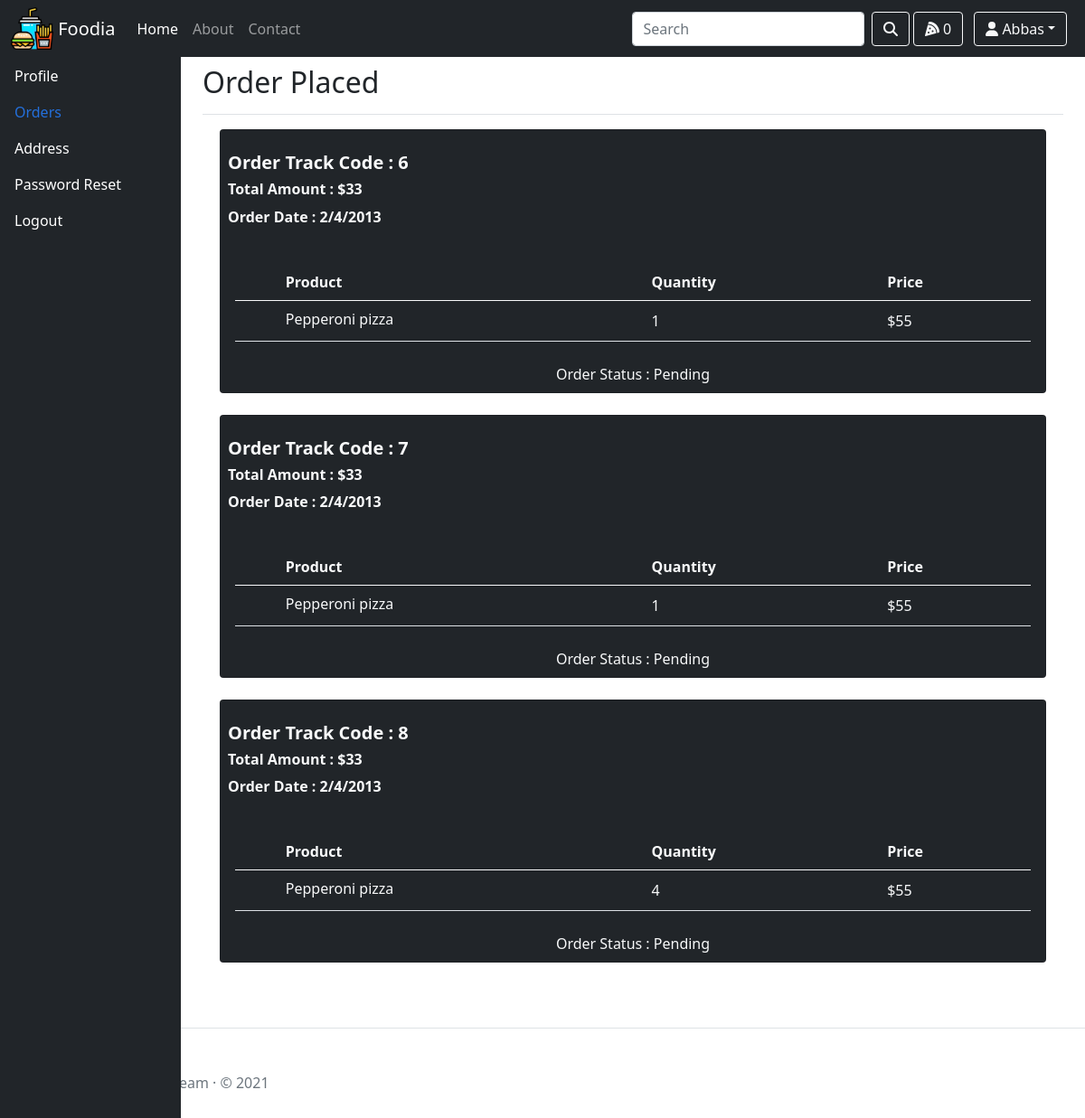
The page /account/ordersProfile (signed in) on the database as committed earlier.
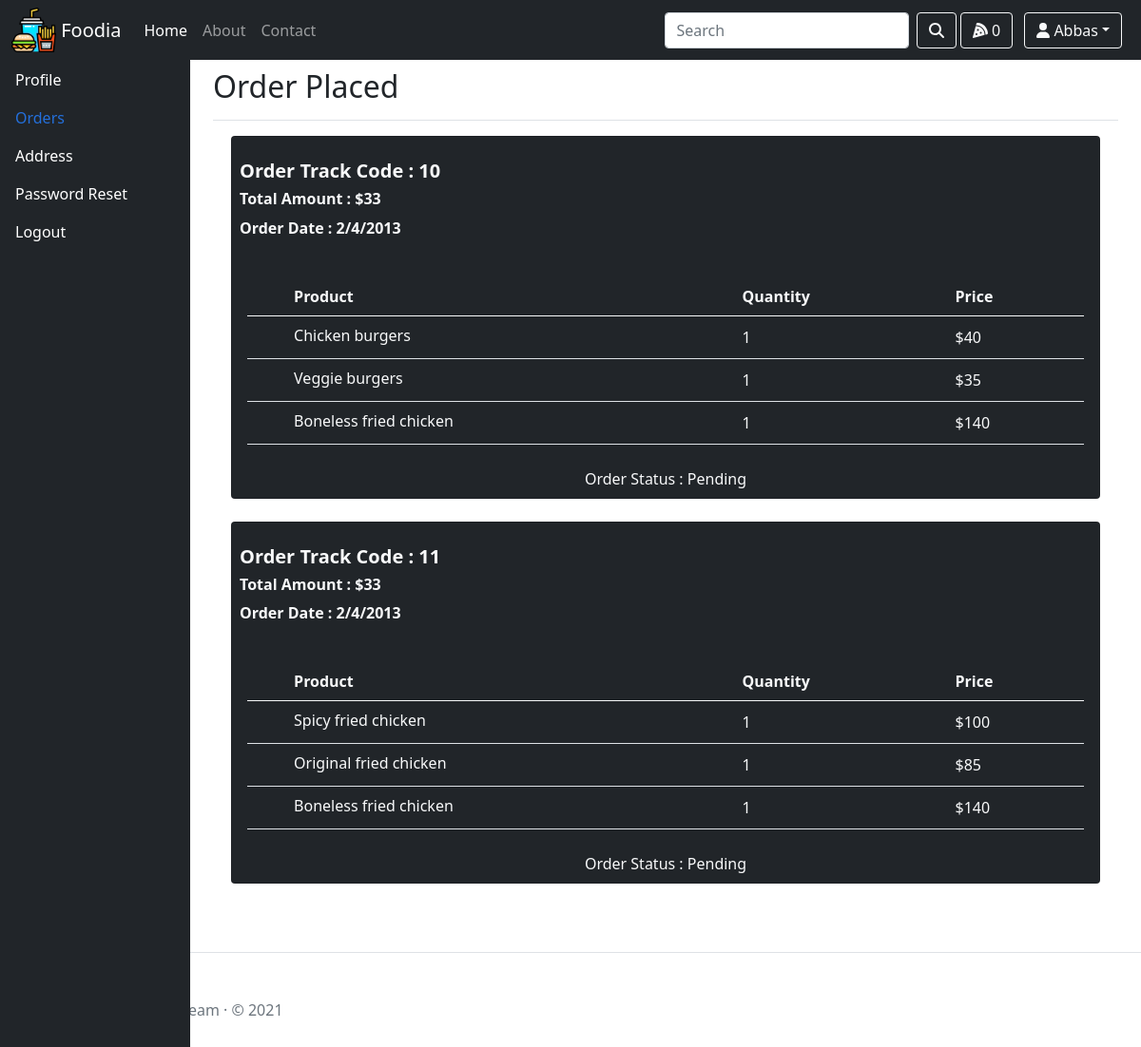
The same page on the database as committed later.
### foodStuff/models.py (models this page shows, shortened)
class Order(models.Model):
    orderId = models.AutoField(primary_key=True)
    customerId = models.ForeignKey(User,on_delete=models.CASCADE,related_name="order",null=True,blank=True)
    orderAddress = models.CharField(max_length=500)
    orderCountry= models.CharField(max_length=52)
    orderState= models.CharField(max_length=52)
    orderZipCode= models.CharField(max_length=52)
    orderMobileNumber = models.IntegerField(default="")
    orderPrice = models.IntegerField(default=0)

class OrderDetail(models.Model):
    orderDetailId = models.AutoField(primary_key=True)
    productId = models.ForeignKey(FoodProduct,on_delete=models.CASCADE,related_name="productOrderId",null=True,blank=True)
    orderId = models.ForeignKey(Order,on_delete=models.CASCADE,related_name="orderDetailId",null=True,blank=True)
    orderProductQuantity = models.IntegerField(default=0)
    productPrice = models.IntegerField(default=0)

class FoodProduct(BaseModel):
    foodName = models.CharField(max_length=100)
    foodCategory = models.ForeignKey(FoodCategory,on_delete=models.CASCADE,related_name="foodCategory",null=True,blank=True)
    foodProductDescription = models.TextField()
    foodPrice = models.IntegerField()
    foodProductImage = models.ImageField(upload_to="foodProduct")
    def __str__(self):
        return self.foodName

### account/views.py (the view)
# urls.py: path('ordersProfile',views.ordersProfile,name="ordersProfile"),
def ordersProfile(request):
    if request.user.is_authenticated:
        productDic={}
        orders = Order.objects.filter(customerId =request.user.id)
        ordersIdList = [item.orderId for item in orders]
        for itemNumber in ordersIdList:
            productList = OrderDetail.objects.filter(orderId = itemNumber)
            productDic[itemNumber] =  productList
        return render(request,"account/ordersProfile.html",{"orders":orders,"orderDetail":productDic})
    return render(request,"account/signIn.html")

### account/context_processors.py (called while the page is built)
def profileData(request):
    if request.user.is_authenticated:
        userId = User.objects.get(id=request.user.id)
        if userId.last_name:
            name = userId.last_name
        else:
            name= "User"
        custom_data = {
        'userName':name,
        }
        return custom_data
    return {}

### template/account/ordersProfile.html (shortened to what this page needs)
  {% extends 'base.html' %}
{% block body %}
<div class="container-fluid">
  <div class="row">
    <nav id="sidebarMenu" class="col-md-3 col-lg-2 d-md-block bg-dark sidebar collapse">
      <div class="position-sticky pt-3">
        <ul class="nav flex-column">
          <li class="nav-item">
            <a class="nav-link" aria-current="page" href="{% url 'userProfile' %}">
              Profile
            </a>
          </li>
          <li class="nav-item">
            <a class="nav-link active" href="{% url 'ordersProfile' %}">
              Orders
            </a>
          </li>
          <li class="nav-item">
            <a class="nav-link " href="{% url 'addressProfile' %}">
              Address
            </a>
          </li>
          <li class="nav-item">
            <a class="nav-link" href="{% url 'passwordReset' %}">
              Password Reset
            </a>
          </li>
          <li class="nav-item">
            <a class="nav-link" href="{% url 'signOut' %}">
              Logout
            </a>
          </li>
        </ul>
      </div>
    </nav>
    <main class="col-md-9 ms-sm-auto col-lg-10 px-md-4">
      <div class="d-flex justify-content-between flex-wrap flex-md-nowrap align-items-center pt-3 pb-2 mb-3 border-bottom">
        <h1 class="h2">Order Placed</h1>
      </div>
      <div style="padding-left:2%;padding-right: 2%;">
        {% if orders %}
        {% for order in orders %}
          <div class="col-xl-12 mb-4">
            <div class="card bg-dark" >
              <div class="p-2  text-light">
                <p ><h5 style="font-weight:bolder;"> Order Track Code : {{order.orderId}}</h5>
                  <h6 style="font-weight:bolder;"> Total Amount : ${{order.orderPrice}}</h6>
                  <h7 style="font-weight:bolder;"> Order Date : 2/4/2013</h7>
                </p>
              </div>
              <div class="card-body">
                <div class="d-flex justify-content-between align-items-center">
                  <table class="table align-middle mb-0 bg-dark text-light">
                    <thead class="bg-dark text-light">
                      <tr>
                        <th></th>
                        <th>Product</th>
                        <th>Quantity</th>
                        <th>Price</th>
                      </tr>
                    </thead>
                    <tbody>
                      {% for id,item in orderDetail.items  %}
                      {% for product in item %}
                      {% if order.orderId == product.orderId.orderId %}
                      <tr>
                        <td>
                        </td>
                        <td>
                          <p class="fw-normal mb-1">{{product.productId}}
                          </p>
                        </td>
                        <td>{{product.orderProductQuantity}}</td>
                        <td>
                            ${{product.productPrice}}
                        </td>
                      </tr>
                      {% endif %}
                      {% endfor %}
                      {% endfor %}
                    </tbody>
                  </table>
                </div>
              </div>
              <div
                class="card-footer border-0 bg-dark text-light p-2 d-flex justify-content-around"
              >
              <span> Order Status : <span class="">Pending</span></span>
              </div>
            </div>
          </div>
      {% endfor %}
      {% endif %}
      </div>
    </main>
  </div>
</div>
{% endblock body %}

### template/base.html (shortened to what this page needs)
{% load static %}
<!DOCTYPE html>
<html lang="en">
<head>
<link href="{% static 'css/bootstrap.css' %}" rel="stylesheet">
<link href="{% static 'css/all.min.css' %}" rel="stylesheet">
</head>
<body>
        <nav class="navbar navbar-expand-md navbar-dark fixed-top bg-dark">
            <div class="container-fluid"><img src="{% static 'img/fast-food.png' %}" class="img-fluid" width="4%" height="4%">
              <a class="navbar-brand" href="/foodStuff">&nbsp;Foodia</a>
              <div class="collapse navbar-collapse" id="navbarCollapse">
                <ul class="navbar-nav me-auto mb-2 mb-md-0">
                  <li class="nav-item">
                    <a class="nav-link active" aria-current="page" href="/foodStuff">Home</a>
                  </li>
                  <li class="nav-item">
                    <a class="nav-link" href="/foodStuff/about">About</a>
                  </li>
                  <li class="nav-item">
                    <a class="nav-link" href="/foodStuff/contact">Contact</a>
                  </li>
                </ul>
                <form class="d-flex" method="get" action="{% url 'foodSearch' %}">
                    <input class="form-control me-2" type="search" name="foodProductSearch" placeholder="Search" aria-label="Search" required>
                    <button class="btn btn-outline-light"  type="submit"  ><i class="fas fa-search"></i></button>
                  </form>
                  <button class="btn btn-outline-light" onclick="window.location.href='/foodStuff/foodCart'">
                    <span class="fas fa-pizza-slice">
                  </span>
                  {% if request.session.quantity %}
                  {{request.session.quantity}}
                    {% else %}
                    0
                  {% endif %}
                  </button>
                  <span class="nav-item px-2 dropdown">
                    {% if userName %}
                    <button class="btn btn-outline-light btn-mdbtn-md dropdown-toggle" href="#" id="dropdown01" data-bs-toggle="dropdown" aria-expanded="false"><span class="fa fa-user"></span> {{userName}}</button>
                      <ul class="dropdown-menu" aria-labelledby="dropdown01">
                      {% else %}
                    <button class="btn btn-outline-light" onclick="window.location.href='/account/signIn';"><i class="fa fa-user"></i> login</button>
                  {% endif %}
                    </ul></span>
              </div>
            </div>
          </nav>
    {% block body %}{% endblock body %}
            <footer class="pt-5 my-5 text-muted border-top">
                Created by the Bootstrap team &middot; &copy; 2021
            </footer>
    </body>
</html>

### template/base.html (style rules this page uses)
body { padding-top: 3.5rem; }
.sidebar { position: fixed; top: 0; bottom: 0; left: 0; z-index: 100; padding: 48px 0 0; box-shadow: inset -1px 0 0 rgba(0, 0, 0, .1); }
.sidebar .nav-link { font-weight: 500; color: rgb(255, 255, 255); }
.sidebar .nav-link.active { color: #2470dc; }

Rows that differ between the two databases and show on the page:
removed Order: orderId "6", orderPrice "33"
removed OrderDetail: productId "Pepperoni pizza", orderProductQuantity "1", productPrice "55"
removed Order: orderId "7", orderPrice "33"
removed OrderDetail: productId "Pepperoni pizza", orderProductQuantity "1", productPrice "55"
removed Order: orderId "8", orderPrice "33"
removed OrderDetail: productId "Pepperoni pizza", orderProductQuantity "4", productPrice "55"
added Order: orderId "10", orderPrice "33"
added OrderDetail: productId "Chicken burgers", orderProductQuantity "1", productPrice "40"
added OrderDetail: productId "Veggie burgers", orderProductQuantity "1", productPrice "35"
added OrderDetail: productId "Boneless fried chicken", orderProductQuantity "1", productPrice "140"
added Order: orderId "11", orderPrice "33"
added OrderDetail: productId "Spicy fried chicken", orderProductQuantity "1", productPrice "100"
added OrderDetail: productId "Original fried chicken", orderProductQuantity "1", productPrice "85"
added OrderDetail: productId "Boneless fried chicken", orderProductQuantity "1", productPrice "140"
